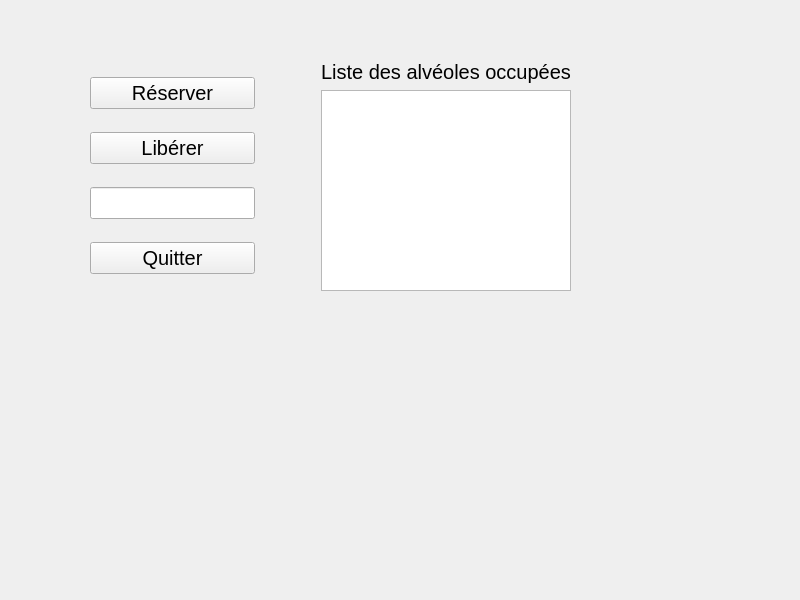
<?xml version="1.0" encoding="UTF-8"?>
<ui version="4.0">
 <class>TestAlveolesLibres</class>
 <widget class="QWidget" name="TestAlveolesLibres">
  <property name="geometry">
   <rect>
    <x>0</x>
    <y>0</y>
    <width>800</width>
    <height>600</height>
   </rect>
  </property>
  <property name="font">
   <font>
    <pointsize>15</pointsize>
   </font>
  </property>
  <property name="windowTitle">
   <string>Test des alvéoles libres</string>
  </property>
  <widget class="QWidget" name="">
   <property name="geometry">
    <rect>
     <x>90</x>
     <y>60</y>
     <width>481</width>
     <height>231</height>
    </rect>
   </property>
   <layout class="QHBoxLayout" name="horizontalLayout">
    <item>
     <layout class="QVBoxLayout" name="verticalLayout">
      <item>
       <widget class="QPushButton" name="pushButtonReserver">
        <property name="text">
         <string>Réserver</string>
        </property>
       </widget>
      </item>
      <item>
       <widget class="QPushButton" name="pushButtonLiberer">
        <property name="text">
         <string>Libérer</string>
        </property>
       </widget>
      </item>
      <item>
       <widget class="QLineEdit" name="lineEditNumAlveole">
        <property name="readOnly">
         <bool>true</bool>
        </property>
       </widget>
      </item>
      <item>
       <widget class="QPushButton" name="pushButtonQuitter">
        <property name="text">
         <string>Quitter</string>
        </property>
       </widget>
      </item>
     </layout>
    </item>
    <item>
     <spacer name="horizontalSpacer">
      <property name="orientation">
       <enum>Qt::Horizontal</enum>
      </property>
      <property name="sizeHint" stdset="0">
       <size>
        <width>70</width>
        <height>20</height>
       </size>
      </property>
     </spacer>
    </item>
    <item>
     <layout class="QVBoxLayout" name="verticalLayout_2">
      <item>
       <widget class="QLabel" name="label">
        <property name="text">
         <string>Liste des alvéoles occupées</string>
        </property>
       </widget>
      </item>
      <item>
       <widget class="QListWidget" name="listWidgetAlveolesLibres"/>
      </item>
     </layout>
    </item>
   </layout>
  </widget>
 </widget>
 <resources/>
 <connections>
  <connection>
   <sender>pushButtonQuitter</sender>
   <signal>clicked()</signal>
   <receiver>TestAlveolesLibres</receiver>
   <slot>close()</slot>
   <hints>
    <hint type="sourcelabel">
     <x>208</x>
     <y>269</y>
    </hint>
    <hint type="destinationlabel">
     <x>397</x>
     <y>377</y>
    </hint>
   </hints>
  </connection>
 </connections>
</ui>
